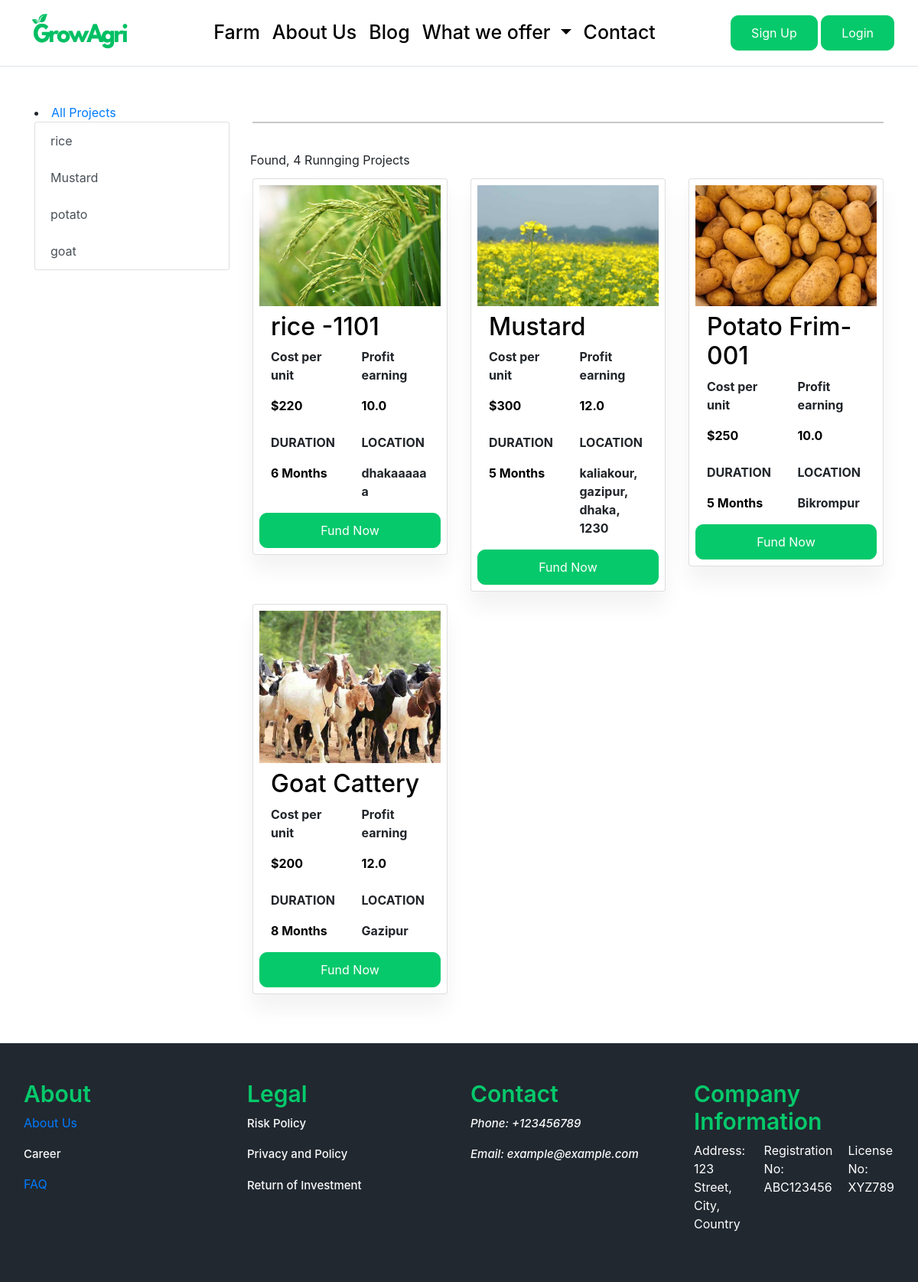
/farm/, run on the app's committed database.
### projects/models.py (models this page shows, shortened)
class CropType(models.Model):
    croptype_name = models.CharField(max_length=50, unique=True)  #category_name
    slug = models.SlugField(max_length=100, unique=True, blank=True)
    description = models.TextField(max_length=255, blank=True)
    crop_image = models.ImageField(upload_to='croptype_images/', blank=True)
    class Meta:
        verbose_name = 'croptype'
        verbose_name_plural = 'croptypes'
    def get_url(self):
        return reverse('farms_by_croptype', args=[self.slug])

### farm/models.py (models this page shows, shortened)
class Farm(models.Model):
    farm_name = models.CharField(max_length=200, unique=True)
    slug = models.SlugField(max_length=200, unique=True, blank=True)
    description = models.TextField(max_length=500, blank=True)
    price = models.IntegerField()
    images = models.ImageField(upload_to='photos/farm')
    stock = models.IntegerField()
    is_available = models.BooleanField(default=True)
    category = models.ForeignKey(CropType, on_delete=models.CASCADE)
    created_date = models.DateTimeField(auto_now_add=True)
    modified_date = models.DateTimeField(auto_now=True)
    campaign_status = models.CharField(max_length=20, choices=[('draft', 'Draft'), ('active', 'Active'), ('completed', 'Completed')], default='draft')
    location = models.CharField(max_length=200, default='')  # Location of the farm
    duration = models.IntegerField(default=None, null=True, blank=True)
    custom_percentage = models.FloatField(validators=[MinValueValidator(0)], null=True, blank=True)

### farm/views.py (the view)
# urls.py: path('farm/', include('farm.urls')),
def farm(request, crop_slug=None):
    croptype = None
    farms = None
    if crop_slug:
        croptype = get_object_or_404(CropType, slug=crop_slug)
        farms = Farm.objects.filter(category=croptype, is_available=True)  # Filter by category field
        farms_count = farms.count()
    else:
        farms = Farm.objects.filter(is_available=True)
        farms_count = farms.count()
    context = {
        'croptype': croptype,
        'farms': farms,
        'farms_count': farms_count,
    }
    return render(request, 'farm/farm.html', context)

### carts/context_processors.py (called while the page is built)
def counter(request):
    cart_count = 0
    if 'admin' in request.path:
        return {}
    else:
        try:
            cart = Cart.objects.filter(cart_id=_cart_id(request))
            if request.user.is_authenticated:
                cart_items = CartItem.objects.all().filter(user=request.user)
            else:
                cart_items = CartItem.objects.filter(cart=cart[:1])
            for cart_item in cart_items:
                cart_count += cart_item.quantity
        except Cart.DoesNotExist:
            cart_count = 0
    return {'cart_count': cart_count}

### carts/views.py (called while the page is built)
def _cart_id(request):
    cart = request.session.session_key
    if not cart:
        cart = request.session.create()
    return cart

### projects/context_processors.py (called while the page is built)
def menu_links(request):
    links = CropType.objects.all()
    return dict(links=links)

### templates/farm/farm.html (shortened to what this page needs)
{% extends "base.html" %}
{% load static %}
{% block content %}
<div class="helping_farmer_container my-5">
    <div class="container">
        <div class="row">
            <div class="col-md-3">
                <li> <a href="{% url 'farm' %}" > All Projects </a></li>
                <div class="list-group">
                    {% for crop_type in links %}
                        <a href="{{ crop_type.get_url }}" class="list-group-item list-group-item-action">{{ crop_type.croptype_name }}</a>
                    {% endfor %}
                </div>
            </div>
            <div class="col-md-9">
                <hr class="my-4">
                <div class="row">
                    <div class="form-inline">
                        <span class="mr-md-auto"> Found,  {{ farms_count }} Runnging Projects </span>
                        <br> </br>
                    </div>
                    {% for farm in farms %}
                    <div class="col-md-4 col-sm-12 mb-3">
                        <div class="card p-2">
                            <div class="d-flex justify-content-center">
                                <img src="{{ farm.images.url }}" class="img-fluid" style="max-height: 200px; width: auto;" alt="">
                            </div>
                            <div class="container my-2">
                                <h2 class="text_color">{{ farm.farm_name }}</h2>
                                <div class="row">
                                    <div class="col-md-6 col-sm-12">
                                        <p class="fw-bold">Cost per unit</p>
                                        <p class="fw-bold text_color">${{ farm.price }} </p>
                                    </div>
                                    <div class="col-md-6 col-sm-12">
                                        <p class="fw-bold">Profit earning</p>
                                        <p class="fw-bold text_color">{{ farm.custom_percentage }} </p>
                                    </div>
                                </div>
                            </div>
                            <div class="container">
                                <div class="row">
                                    <div class="col-md-6 col-sm-12">
                                        <p class="fw-bold">DURATION</p>
                                        <p class="fw-bold text_color"> {{ farm.duration }} Months</p>
                                    </div>
                                    <div class="col-md-6 col-sm-12">
                                        <p class="fw-bold">LOCATION</p>
                                        <p class="fw-bold">{{ farm.location }}</p>
                                    </div>
                                </div>
                            </div>
                            <a href="{% url 'farm_detail' crop_slug=farm.category.slug farm_slug=farm.slug %}" class="btn btn-primary custom_button">Fund Now</a>
                        </div>
                    </div>
                    {% endfor %}
                </div>
            </div>
        </div>
    </div>
</div>
{% endblock content %}

### static/css/style.css (style rules this page uses)
.custom_button { background-color: #06C96B; border: none; padding: 10px 26px; border-radius: 10px; color: white; border: 1px solid #06C96B; transition: 0.3s; }
.text_color { color: #000000; }
.card { box-shadow: 0 20px 27px 0 rgb(0 0 0 / 5%); }

### data on the page
CropType: croptype_name "rice"
CropType: croptype_name "Mustard"
CropType: croptype_name "potato"
CropType: croptype_name "goat"
Farm: images (picture), farm_name "rice -1101", price "220", custom_percentage "10.0", duration "6", location "dhakaaaaaa"
Farm: images (picture), farm_name "Mustard", price "300", custom_percentage "12.0", duration "5", location "kaliakour, gazipur, dhaka, 1230"
Farm: images (picture), farm_name "Potato Frim-001", price "250", custom_percentage "10.0", duration "5", location "Bikrompur"
Farm: images (picture), farm_name "Goat Cattery", price "200", custom_percentage "12.0", duration "8", location "Gazipur"

### other printed values
{{ farms_count }} "4"
